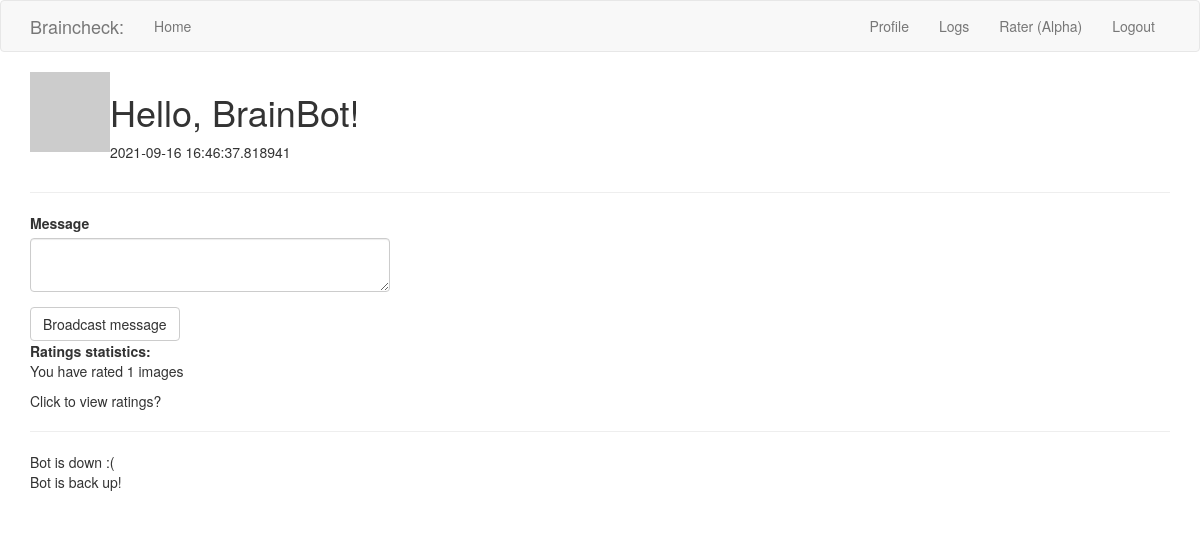
Before: /user/BrainBot (signed in) with the older database file.
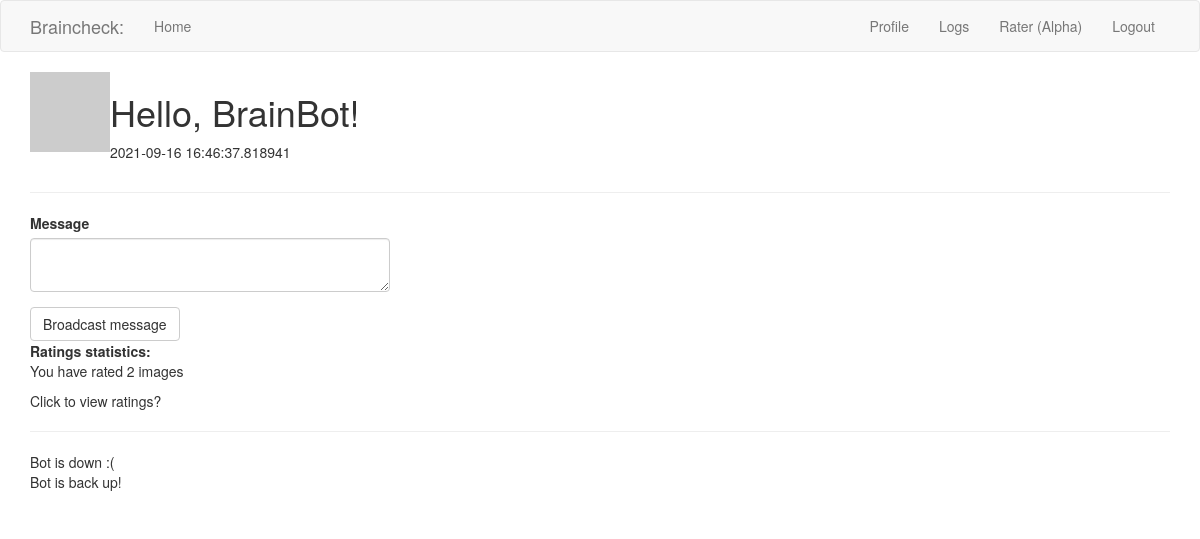
After: the same page with the newer database file.
### app/models.py (models this page shows, shortened)
class Usernames(db.Model, UserMixin):
    __tablename__ = 'usernames'
    id = db.Column(db.Integer, primary_key=True)
    username = db.Column(db.String, index=True, unique=True)
    pass_hash = db.Column(db.String)
    about_me = db.Column(db.String(140))
    last_seen = db.Column(db.DateTime, default=datetime.utcnow)
    ratings = db.relationship('Ratings', backref='rater', lazy='dynamic')
    broadcasts = db.relationship('Broadcasts', backref='mod', lazy='dynamic')
    scan_ratings = db.relationship('ScanRater', backref='scan_rater', lazy = 'dynamic')
    def avatar(self, size):
        digest = md5(self.username.lower().encode('utf-8')).hexdigest()
        return 'https://gravatar.com/avatar/{}?d=identicon&s={}'.format(digest, size)

### app/routes.py (the view)
@app.route('/user/<username>', methods=['GET', 'POST'])
@login_required
def user(username):
    user = Usernames.query.filter_by(username=username).first_or_404()
    announcements = db.session.query(Broadcasts).all()
    form = Notifications()
    if form.validate_on_submit():
        message = Broadcasts(broadcast=form.notif.data)
        db.session.add(message)
        db.session.commit()
        flash('Message has been sent to the site.')
        return redirect(url_for('user', username=current_user.username))
    user_ratings = db.session.query(Usernames.username, db.func.count(Usernames.id)).\
        join(Usernames.scan_ratings).group_by(Usernames.id).all()
    user_ratings = {user:num for user,num in user_ratings}
    return render_template('user.html', user=user, announcements=announcements, form=form, user_ratings=user_ratings)

### app/forms.py
class Notifications(FlaskForm):
    notif = TextAreaField('Message', validators=[DataRequired()])
    submit = SubmitField('Broadcast message')

### app/models.py (called while the page is built)
@login.user_loader
def load_user(id):
    return Usernames.query.get(int(id))

### app/routes.py (called while the page is built)
@app.before_request
def before_request():
    if current_user.is_authenticated:
        current_user.last_seen = datetime.utcnow()
        db.session.commit()

### app/templates/user.html (shortened to what this page needs)
{% extends "base.html" %}
{% import 'bootstrap/wtf.html' as wtf %}
{% block app_content %}
    <table>
        <tr valign="top">
            <td><img src="{{ user.avatar(128) }}"></td>
            <td>
                <h1>Hello, {{ user.username }}!</h1>
                {% if user.last_seen %}<p>{{ user.last_seen }}</p>{% endif %}
            </td>
        </tr>
    </table>
    {% if current_user.username == 'admin' %}
    <hr>
    <div class='row'>
        <div class="col-md-4">
            {{ wtf.quick_form(form) }}
        </div>
    </div>
    {% endif %}
    <div>
        <b>Ratings statistics: </b>
        {% if current_user.username in user_ratings.keys() %}
        <p>You have rated {{ user_ratings[current_user.username] }} images</p>
        {% else %}
        <p>You haven't rated any images yet! <a href="{{ url_for('rater') }}">Go rate some now!</a></p>
        {% endif %}
        <p>Click to view ratings?</p>
    </div>
    <hr>
    {% for announcement in announcements %}
        {{ announcement.broadcast }} <br>
    {% endfor %} <br>
{% endblock %}

Changed rows visible on the page:
changed Usernames (number 2 of 2 on the later page): username "1" → "2"
